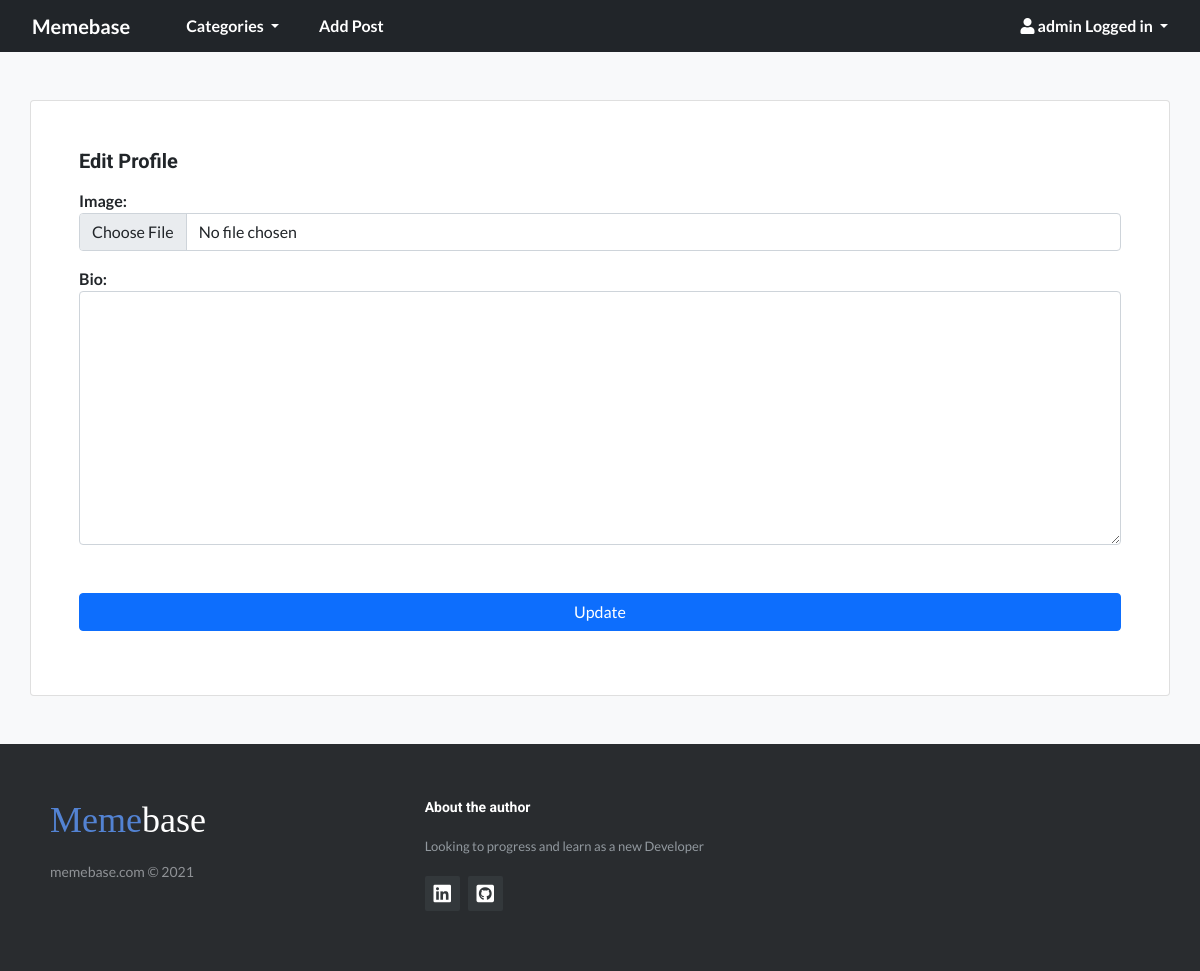
Before: /members/1/edit_profile/ (signed in) with the older database file.
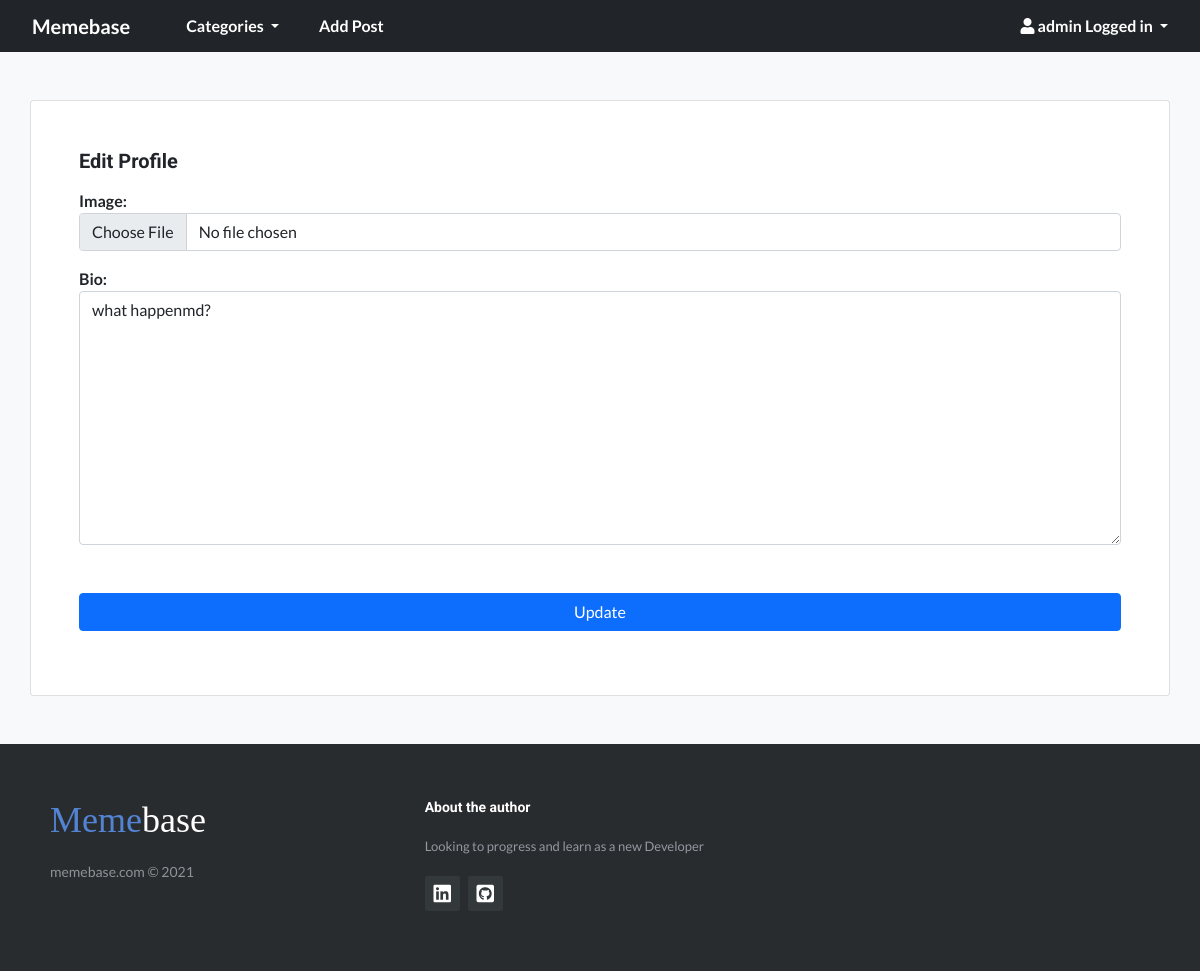
After: the same page with the newer database file.
### memeblog/models.py (models this page shows, shortened)
class UserProfile(models.Model):
    user = models.OneToOneField(User, null=True, on_delete=models.CASCADE)
    bio = models.TextField(blank=True)
    profile_pic = CloudinaryField('image', default='default')
    objects = models.Manager()

### members/views.py (the view)
# urls.py: path('<int:pk>/edit_profile/', EditProfilePageView.as_view(
class EditProfilePageView(SuccessMessageMixin, generic.UpdateView):
    model = UserProfile
    form_class = EditProfilePageForm
    template_name = 'registration/edit_profile_page.html'
    success_url = reverse_lazy('home')
    success_message = "Profile Succesfully Updated"

### members/forms.py
class EditProfilePageForm(forms.ModelForm):
    class Meta:
        model = UserProfile
        fields = ('profile_pic', 'bio')
        widgets = {
            'profile_pic': forms.FileInput(attrs={'class': 'form-control'}),
            'bio': forms.Textarea(attrs={'class': 'form-control'}),
        }

### memeblog/views.py (called while the page is built)
def category_list(request):
    category_list = Category.objects.all()
    context = {
        'category_list': category_list
    }
    return context

### templates/registration/edit_profile_page.html (shortened to what this page needs)
{% extends "base.html" %}
{% block content %}
<div class="container-fluid">
    <div class="row">
        <div class="col-md-12 bg-light">
            <div class="login d-flex align-items-center py-5">
                <div class="container card py-5 px-5">
                    <h5 class="mb-3">Edit Profile</h5>
                    {% if user.is_authenticated %}
                    {% if user.id == userprofile.user.id %}
                    <div class="row">
                        <form method="POST" enctype="multipart/form-data">
                            {{ form.as_p }}
                            <div class="d-grid gap-2 mt-5">
                                <input class="btn btn-primary mb-3" type="submit" value="Update">
                            </div>
                        </form>
                    </div>
                    {% else %}
                    <h2>Sorry you cannot Edit this profile</h2>
                    {% endif %}
                    {% else %}
                    <h2>Sorry you need to be logged in to Edit this profile</h2>
                    {% endif %}
                </div>
            </div>
        </div>
    </div>
</div>
{% endblock %}

Changed rows visible on the page:
now on this page (row edited): UserProfile: bio "what happenmd?"
